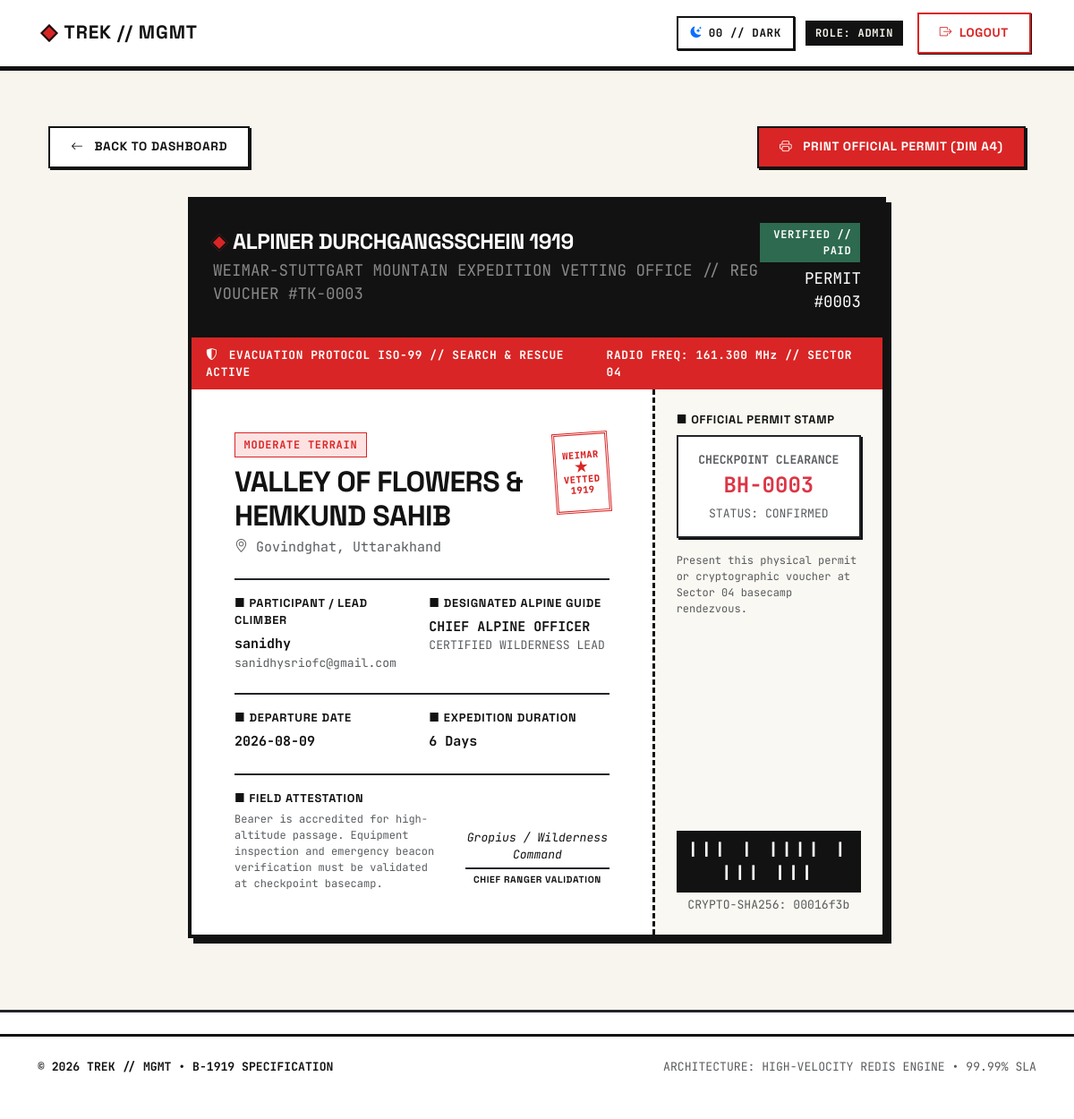
The page /trek-pass/3 (signed in) on the database as committed earlier.
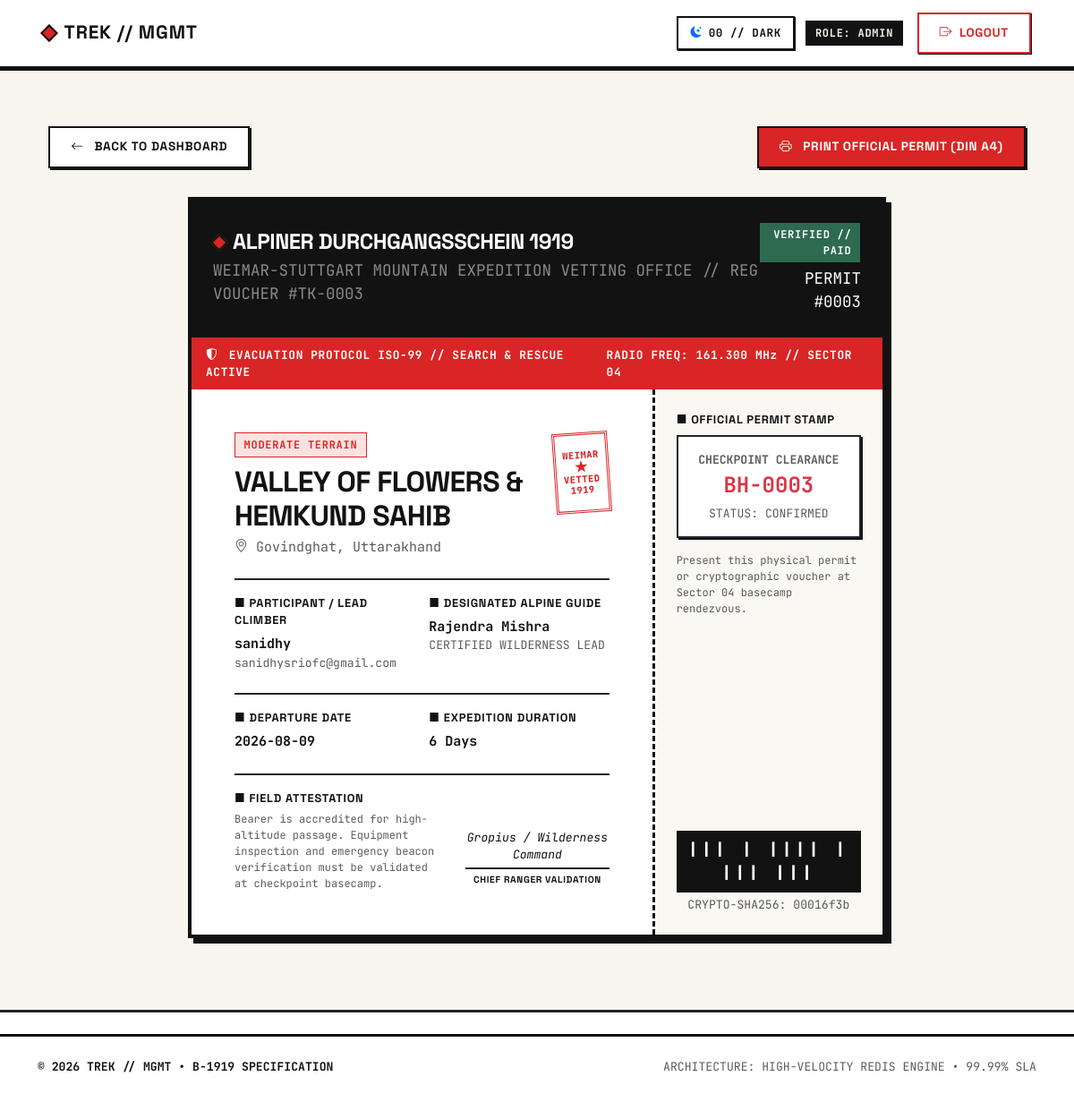
The same page on the database as committed later.
### models.py (models this page shows)
class User(db.Model):
    id = db.Column(
        db.Integer,
        primary_key=True
    )
    name = db.Column(
        db.String(200),
        nullable=False
    )
    username = db.Column(
        db.String(200),
        nullable=False,
        unique=True
    )
    email = db.Column(
        db.String(200),
        nullable=False,
        unique=True
    )
    password = db.Column(
        db.String(300),
        nullable=False
    )
    role = db.relationship(
        "Role",
        secondary = user_roles,
        back_populates='user')
    profile = db.relationship(
        "staff_profile",
        uselist=False,
        backref='user'
    )
    booking = db.relationship(
        "Booking",
        secondary = user_booking,
        backref = 'user'
    )

### app.py (the view)
@app.route('/trek-pass/<int:booking_id>')
def trek_pass(booking_id):
    if 'user_id' not in session:
        return redirect('/login')
    booking = Booking.query.get_or_404(booking_id)
    user_id = session.get('user_id')
    user_role = session.get('user_role')
    if user_role not in ['admin', 'staff'] and booking.user:
        if booking.user[0].id != user_id:
            flash("Unauthorized: You do not have permission to view this pass.")
            return redirect(url_for('trekker_dashboard'))
    trekker = booking.user[0] if booking.user else User.query.get(user_id)
    return render_template('trek_pass.html', booking=booking, trekker=trekker)

### app.py (called while the page is built)
@app.after_request
def set_enterprise_security_headers(response):
    response.headers['X-Frame-Options'] = 'DENY'
    response.headers['X-Content-Type-Options'] = 'nosniff'
    response.headers['Referrer-Policy'] = 'strict-origin-when-cross-origin'
    response.headers['Permissions-Policy'] = 'camera=(), microphone=(), geolocation=()'
    response.headers['Strict-Transport-Security'] = 'max-age=31536000; includeSubDomains; preload'
    response.headers['Content-Security-Policy'] = (
        "default-src 'self'; "
        "font-src 'self' https://fonts.gstatic.com https://cdn.jsdelivr.net data:; "
        "style-src 'self' 'unsafe-inline' https://fonts.googleapis.com https://cdn.jsdelivr.net; "
        "script-src 'self' 'unsafe-inline' https://cdn.jsdelivr.net; "
        "img-src 'self' data: https:; "
        "frame-ancestors 'none';"
    )
    return response

### templates/trek_pass.html (shortened to what the changed rows need)
{% extends 'base.html' %}
{% block content %}
<div class="container my-4">
    <div class="bh-pass-container">
        <div class="row g-0">
            <div class="col-md-8 p-4 p-md-5">
                <div class="d-flex justify-content-between align-items-start mb-4">
                    <div>
                        <h2 class="fw-bold mb-1">{{ booking.trek.name }}</h2>
                    </div>
                </div>
                <div class="border-top border-2 border-dark pt-3 mb-4">
                    <div class="row g-3">
                        <div class="col-6">
                            <div class="bh-label">■ DESIGNATED ALPINE GUIDE</div>
                            <div class="fw-bold font-mono">
                                {{ booking.trek.assigned_staff.name if booking.trek.assigned_staff else 'CHIEF ALPINE OFFICER' }}
                            </div>
                            <div class="small font-mono text-muted">CERTIFIED WILDERNESS LEAD</div>
                        </div>
                    </div>
                </div>
            </div>
        </div>
    </div>
</div>
{% endblock %}

Rows that differ between the two databases and show on the page:
added User: trek.assigned_staff "Rajendra Mishra"
Other text that changed with them:
text no longer shown: "CHIEF ALPINE OFFICER"
